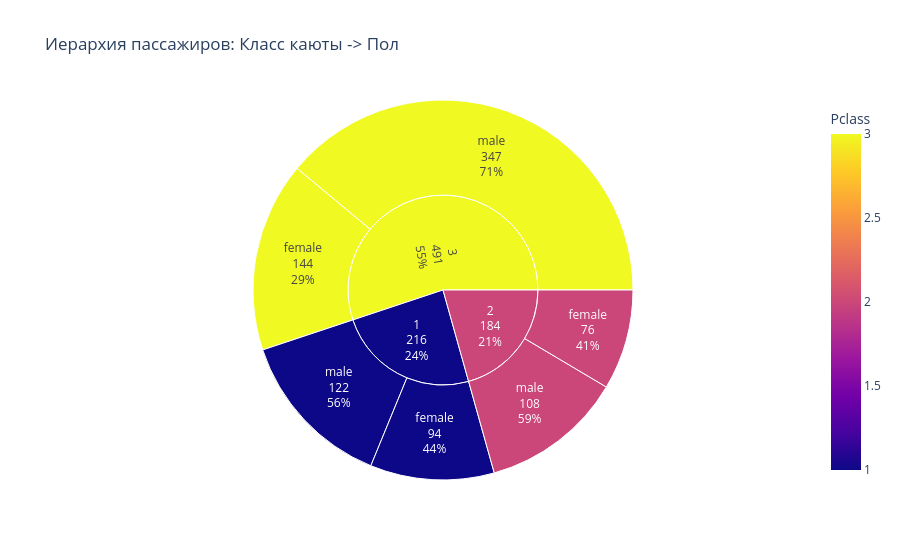

Notebook cell for this chart:
### Code cell
import plotly.express as px

# Создаем интерактивный Sunburst plot
# path=['Pclass', 'Sex'] задает иерархию: сначала класс, внутри него — пол
fig = px.sunburst(
    df, 
    path=['Pclass', 'Sex'], 
    title='Иерархия пассажиров: Класс каюты -> Пол',
    color='Pclass'
)

fig.update_traces(textinfo="label+percent parent+value")

fig.show()

### Figure 1 — Plotly figure (JSON) as saved in the notebook; plotly's stock layout.template omitted (floating-point values rounded to 4 significant figures)
{"data": [{"branchvalues": "total", "customdata": [[3.0], [1.0], [3.0], [1.0], [2.0], [2.0], [3.0], [1.0], [2.0]], "domain": {"x": [0, 1], "y": [0, 1]}, "hovertemplate": "labels=%{label}<br>count=%{value}<br>parent=%{parent}<br>id=%{id}<br>Pclass=%{color}<extra></extra>", "ids": ["3/male", "1/female", "3/female", "1/male", "2/female", "2/male", "3", "1", "2"], "labels": ["male", "female", "female", "male", "female", "male", "3", "1", "2"], "marker": {"coloraxis": "coloraxis", "colors": [3.0, 1.0, 3.0, 1.0, 2.0, 2.0, 3.0, 1.0, 2.0]}, "name": "", "parents": ["3", "1", "3", "1", "2", "2", "", "", ""], "textinfo": "label+percent parent+value", "type": "sunburst", "values": [347, 94, 144, 122, 76, 108, 491, 216, 184]}], "layout": {"coloraxis": {"colorbar": {"title": {"text": "Pclass"}}, "colorscale": [[0, "#0d0887"], [0.1111, "#46039f"], [0.2222, "#7201a8"], [0.3333, "#9c179e"], [0.4444, "#bd3786"], [0.5556, "#d8576b"], [0.6667, "#ed7953"], [0.7778, "#fb9f3a"], [0.8889, "#fdca26"], [1, "#f0f921"]]}, "legend": {"tracegroupgap": 0}, "title": {"text": "Иерархия пассажиров: Класс каюты -> Пол"}}}
